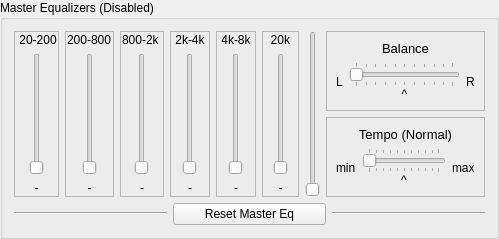
    <widget class="QGroupBox" name="groupBox">
     <property name="title">
      <string>Master Equalizers (Disabled)</string>
     </property>
     <property name="flat">
      <bool>false</bool>
     </property>
     <property name="checkable">
      <bool>false</bool>
     </property>
     <layout class="QVBoxLayout" name="verticalLayout_25">
      <item>
       <layout class="QHBoxLayout" name="horizontalLayout_2">
        <property name="leftMargin">
         <number>0</number>
        </property>
        <property name="topMargin">
         <number>0</number>
        </property>
        <property name="rightMargin">
         <number>0</number>
        </property>
        <item>
         <widget class="QFrame" name="frame_85">
          <property name="frameShape">
           <enum>QFrame::StyledPanel</enum>
          </property>
          <layout class="QVBoxLayout" name="verticalLayout_20">
           <property name="leftMargin">
            <number>1</number>
           </property>
           <property name="topMargin">
            <number>1</number>
           </property>
           <property name="rightMargin">
            <number>1</number>
           </property>
           <property name="bottomMargin">
            <number>1</number>
           </property>
           <item>
            <widget class="QLabel" name="label_19">
             <property name="text">
              <string> 20-200</string>
             </property>
            </widget>
           </item>
           <item>
            <layout class="QHBoxLayout" name="horizontalLayout_3">
             <property name="topMargin">
              <number>0</number>
             </property>
             <item>
              <widget class="QSlider" name="m1">
               <property name="orientation">
                <enum>Qt::Vertical</enum>
               </property>
              </widget>
             </item>
            </layout>
           </item>
           <item>
            <widget class="QLabel" name="ml1">
             <property name="text">
              <string>-</string>
             </property>
             <property name="alignment">
              <set>Qt::AlignCenter</set>
             </property>
            </widget>
           </item>
          </layout>
         </widget>
        </item>
        <item>
         <widget class="QFrame" name="frame_95">
          <property name="frameShape">
           <enum>QFrame::StyledPanel</enum>
          </property>
          <layout class="QVBoxLayout" name="verticalLayout_26">
           <property name="leftMargin">
            <number>1</number>
           </property>
           <property name="topMargin">
            <number>1</number>
           </property>
           <property name="rightMargin">
            <number>1</number>
           </property>
           <property name="bottomMargin">
            <number>1</number>
           </property>
           <item>
            <widget class="QLabel" name="label_20">
             <property name="text">
              <string>200-800</string>
             </property>
            </widget>
           </item>
           <item>
            <layout class="QHBoxLayout" name="horizontalLayout_4">
             <property name="topMargin">
              <number>0</number>
             </property>
             <item>
              <widget class="QSlider" name="m2">
               <property name="orientation">
                <enum>Qt::Vertical</enum>
               </property>
              </widget>
             </item>
            </layout>
           </item>
           <item>
            <widget class="QLabel" name="ml2">
             <property name="text">
              <string>-</string>
             </property>
             <property name="alignment">
              <set>Qt::AlignCenter</set>
             </property>
            </widget>
           </item>
          </layout>
         </widget>
        </item>
        <item>
         <widget class="QFrame" name="frame_2">
          <property name="frameShape">
           <enum>QFrame::StyledPanel</enum>
          </property>
          <layout class="QVBoxLayout" name="verticalLayout_29">
           <property name="leftMargin">
            <number>1</number>
           </property>
           <property name="topMargin">
            <number>1</number>
           </property>
           <property name="rightMargin">
            <number>1</number>
           </property>
           <property name="bottomMargin">
            <number>1</number>
           </property>
           <item>
            <widget class="QLabel" name="label_21">
             <property name="text">
              <string>800-2k </string>
             </property>
            </widget>
           </item>
           <item>
            <layout class="QHBoxLayout" name="horizontalLayout_5">
             <property name="topMargin">
              <number>0</number>
             </property>
             <item>
              <widget class="QSlider" name="m3">
               <property name="orientation">
                <enum>Qt::Vertical</enum>
               </property>
              </widget>
             </item>
            </layout>
           </item>
           <item>
            <widget class="QLabel" name="ml3">
             <property name="text">
              <string>-</string>
             </property>
             <property name="alignment">
              <set>Qt::AlignCenter</set>
             </property>
            </widget>
           </item>
          </layout>
         </widget>
        </item>
        <item>
         <widget class="QFrame" name="frame_3">
          <property name="frameShape">
           <enum>QFrame::StyledPanel</enum>
          </property>
          <layout class="QVBoxLayout" name="verticalLayout_30">
           <property name="leftMargin">
            <number>1</number>
           </property>
           <property name="topMargin">
            <number>1</number>
           </property>
           <property name="rightMargin">
            <number>1</number>
           </property>
           <property name="bottomMargin">
            <number>1</number>
           </property>
           <item>
            <widget class="QLabel" name="label_22">
             <property name="text">
              <string> 2k-4k </string>
             </property>
            </widget>
           </item>
           <item>
            <layout class="QHBoxLayout" name="horizontalLayout_6">
             <property name="topMargin">
              <number>0</number>
             </property>
             <item>
              <widget class="QSlider" name="m4">
               <property name="orientation">
                <enum>Qt::Vertical</enum>
               </property>
              </widget>
             </item>
            </layout>
           </item>
           <item>
            <widget class="QLabel" name="ml4">
             <property name="text">
              <string>-</string>
             </property>
             <property name="alignment">
              <set>Qt::AlignCenter</set>
             </property>
            </widget>
           </item>
          </layout>
         </widget>
        </item>
        <item>
         <widget class="QFrame" name="frame_4">
          <property name="frameShape">
           <enum>QFrame::StyledPanel</enum>
          </property>
          <layout class="QVBoxLayout" name="verticalLayout_31">
           <property name="leftMargin">
            <number>1</number>
           </property>
           <property name="topMargin">
            <number>1</number>
           </property>
           <property name="rightMargin">
            <number>1</number>
           </property>
           <property name="bottomMargin">
            <number>1</number>
           </property>
           <item>
            <widget class="QLabel" name="label_23">
             <property name="text">
              <string> 4k-8k </string>
             </property>
            </widget>
           </item>
           <item>
            <layout class="QHBoxLayout" name="horizontalLayout_7">
             <property name="topMargin">
              <number>0</number>
             </property>
             <item>
              <widget class="QSlider" name="m5">
               <property name="orientation">
                <enum>Qt::Vertical</enum>
               </property>
              </widget>
             </item>
            </layout>
           </item>
           <item>
            <widget class="QLabel" name="ml5">
             <property name="text">
              <string>-</string>
             </property>
             <property name="alignment">
              <set>Qt::AlignCenter</set>
             </property>
            </widget>
           </item>
          </layout>
         </widget>
        </item>
        <item>
         <widget class="QFrame" name="frame_5">
          <property name="frameShape">
           <enum>QFrame::StyledPanel</enum>
          </property>
          <layout class="QVBoxLayout" name="verticalLayout_32">
           <property name="leftMargin">
            <number>1</number>
           </property>
           <property name="topMargin">
            <number>1</number>
           </property>
           <property name="rightMargin">
            <number>1</number>
           </property>
           <property name="bottomMargin">
            <number>1</number>
           </property>
           <item>
            <widget class="QLabel" name="label_26">
             <property name="text">
              <string>  20k  </string>
             </property>
            </widget>
           </item>
           <item>
            <layout class="QHBoxLayout" name="horizontalLayout_8">
             <property name="topMargin">
              <number>0</number>
             </property>
             <item>
              <widget class="QSlider" name="m6">
               <property name="orientation">
                <enum>Qt::Vertical</enum>
               </property>
              </widget>
             </item>
            </layout>
           </item>
           <item>
            <widget class="QLabel" name="ml6">
             <property name="text">
              <string>-</string>
             </property>
             <property name="alignment">
              <set>Qt::AlignCenter</set>
             </property>
            </widget>
           </item>
          </layout>
         </widget>
        </item>
        <item>
         <layout class="QHBoxLayout" name="horizontalLayout_30">
          <property name="topMargin">
           <number>0</number>
          </property>
          <item>
           <widget class="QSlider" name="fake">
            <property name="maximum">
             <number>999</number>
            </property>
            <property name="orientation">
             <enum>Qt::Vertical</enum>
            </property>
           </widget>
          </item>
         </layout>
        </item>
        <item>
         <layout class="QVBoxLayout" name="verticalLayout_2">
          <property name="topMargin">
           <number>0</number>
          </property>
          <item>
           <widget class="QFrame" name="horizontalFrame_2">
            <property name="sizePolicy">
             <sizepolicy hsizetype="MinimumExpanding" vsizetype="Preferred">
              <horstretch>0</horstretch>
              <verstretch>0</verstretch>
             </sizepolicy>
            </property>
            <property name="frameShape">
             <enum>QFrame::StyledPanel</enum>
            </property>
            <layout class="QVBoxLayout" name="verticalLayout_3">
             <item>
              <widget class="QLabel" name="ig1">
               <property name="sizePolicy">
                <sizepolicy hsizetype="Preferred" vsizetype="Maximum">
                 <horstretch>0</horstretch>
                 <verstretch>0</verstretch>
                </sizepolicy>
               </property>
               <property name="text">
                <string>&lt;html&gt;&lt;head/&gt;&lt;body&gt;&lt;p align=&quot;center&quot;&gt;&lt;span style=&quot; font-size:10pt;&quot;&gt;Balance&lt;/span&gt;&lt;/p&gt;&lt;/body&gt;&lt;/html&gt;</string>
               </property>
               <property name="alignment">
                <set>Qt::AlignCenter</set>
               </property>
              </widget>
             </item>
             <item>
              <layout class="QHBoxLayout" name="horizontalLayout_27">
               <property name="topMargin">
                <number>0</number>
               </property>
               <item>
                <widget class="QLabel" name="balanceL">
                 <property name="text">
                  <string>L</string>
                 </property>
                 <property name="margin">
                  <number>0</number>
                 </property>
                </widget>
               </item>
               <item>
                <layout class="QVBoxLayout" name="verticalLayout_7">
                 <property name="spacing">
                  <number>0</number>
                 </property>
                 <property name="rightMargin">
                  <number>0</number>
                 </property>
                 <item>
                  <widget class="QSlider" name="balance">
                   <property name="sizePolicy">
                    <sizepolicy hsizetype="MinimumExpanding" vsizetype="Fixed">
                     <horstretch>0</horstretch>
                     <verstretch>0</verstretch>
                    </sizepolicy>
                   </property>
                   <property name="orientation">
                    <enum>Qt::Horizontal</enum>
                   </property>
                   <property name="tickPosition">
                    <enum>QSlider::TicksBothSides</enum>
                   </property>
                   <property name="tickInterval">
                    <number>0</number>
                   </property>
                  </widget>
                 </item>
                 <item>
                  <widget class="QLabel" name="ig3">
                   <property name="sizePolicy">
                    <sizepolicy hsizetype="Preferred" vsizetype="Maximum">
                     <horstretch>0</horstretch>
                     <verstretch>0</verstretch>
                    </sizepolicy>
                   </property>
                   <property name="styleSheet">
                    <string notr="true">padding:0px;</string>
                   </property>
                   <property name="text">
                    <string>^</string>
                   </property>
                   <property name="alignment">
                    <set>Qt::AlignCenter</set>
                   </property>
                   <property name="textInteractionFlags">
                    <set>Qt::NoTextInteraction</set>
                   </property>
                  </widget>
                 </item>
                </layout>
               </item>
               <item>
                <widget class="QLabel" name="balanceR">
                 <property name="text">
                  <string>R</string>
                 </property>
                </widget>
               </item>
              </layout>
             </item>
            </layout>
           </widget>
          </item>
          <item>
           <widget class="QFrame" name="horizontalFrame">
            <property name="frameShape">
             <enum>QFrame::StyledPanel</enum>
            </property>
            <layout class="QVBoxLayout" name="verticalLayout_5">
             <item>
              <widget class="QLabel" name="ig2">
               <property name="sizePolicy">
                <sizepolicy hsizetype="Preferred" vsizetype="Maximum">
                 <horstretch>0</horstretch>
                 <verstretch>0</verstretch>
                </sizepolicy>
               </property>
               <property name="text">
                <string>&lt;html&gt;&lt;head/&gt;&lt;body&gt;&lt;p align=&quot;center&quot;&gt;&lt;span style=&quot; font-size:10pt;&quot;&gt;Tempo (Normal)&lt;/span&gt;&lt;/p&gt;&lt;/body&gt;&lt;/html&gt;</string>
               </property>
               <property name="alignment">
                <set>Qt::AlignCenter</set>
               </property>
              </widget>
             </item>
             <item>
              <layout class="QHBoxLayout" name="horizontalLayout_28">
               <item>
                <widget class="QLabel" name="tempo_min">
                 <property name="text">
                  <string>min</string>
                 </property>
                </widget>
               </item>
               <item>
                <layout class="QVBoxLayout" name="verticalLayout_6">
                 <property name="spacing">
                  <number>0</number>
                 </property>
                 <item>
                  <widget class="QSlider" name="tempo">
                   <property name="sizePolicy">
                    <sizepolicy hsizetype="MinimumExpanding" vsizetype="Fixed">
                     <horstretch>0</horstretch>
                     <verstretch>0</verstretch>
                    </sizepolicy>
                   </property>
                   <property name="styleSheet">
                    <string notr="true"/>
                   </property>
                   <property name="orientation">
                    <enum>Qt::Horizontal</enum>
                   </property>
                   <property name="tickPosition">
                    <enum>QSlider::TicksBothSides</enum>
                   </property>
                  </widget>
                 </item>
                 <item>
                  <widget class="QLabel" name="ig4">
                   <property name="sizePolicy">
                    <sizepolicy hsizetype="Preferred" vsizetype="Maximum">
                     <horstretch>0</horstretch>
                     <verstretch>0</verstretch>
                    </sizepolicy>
                   </property>
                   <property name="minimumSize">
                    <size>
                     <width>0</width>
                     <height>0</height>
                    </size>
                   </property>
                   <property name="styleSheet">
                    <string notr="true">padding:0px;</string>
                   </property>
                   <property name="text">
                    <string>^</string>
                   </property>
                   <property name="alignment">
                    <set>Qt::AlignCenter</set>
                   </property>
                   <property name="textInteractionFlags">
                    <set>Qt::NoTextInteraction</set>
                   </property>
                  </widget>
                 </item>
                </layout>
               </item>
               <item>
                <widget class="QLabel" name="tempo_max">
                 <property name="text">
                  <string>max</string>
                 </property>
                </widget>
               </item>
              </layout>
             </item>
            </layout>
           </widget>
          </item>
         </layout>
        </item>
       </layout>
      </item>
      <item>
       <layout class="QHBoxLayout" name="horizontalLayout_31">
        <property name="topMargin">
         <number>0</number>
        </property>
        <item>
         <widget class="Line" name="line_3">
          <property name="orientation">
           <enum>Qt::Horizontal</enum>
          </property>
         </widget>
        </item>
        <item>
         <widget class="QPushButton" name="reset_master">
          <property name="text">
           <string>Reset Master Eq</string>
          </property>
          <property name="icon">
           <iconset resource="icons.qrc">
            <normaloff>:/icons/others/reset2.png</normaloff>:/icons/others/reset2.png</iconset>
          </property>
         </widget>
        </item>
        <item>
         <widget class="Line" name="line_4">
          <property name="orientation">
           <enum>Qt::Horizontal</enum>
          </property>
         </widget>
        </item>
       </layout>
      </item>
     </layout>
    </widget>
